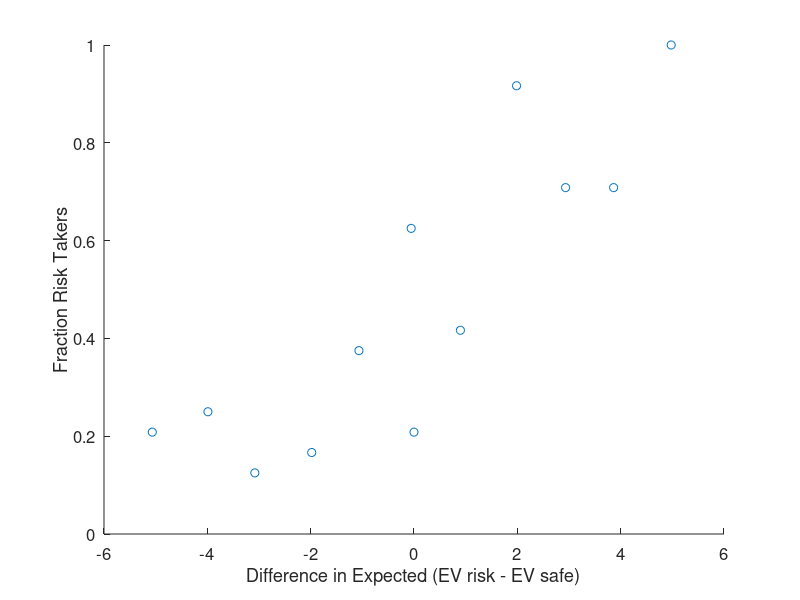

Source code (MATLAB): (Note: this script raises an error after producing the figure.)
clear
load riskyChoiceData

EVrisk = P .* V;

for i = 1:length(EVrisk)
    fraction_risk(i) = mean(rsk(:,i));
    EVsafe(i) = 10;
end

figure(1); clf; hold on;
plot(EVrisk - EVsafe, fraction_risk, 'o')
% legend('Data', 'Best fit line','Location','northwest')
xlabel('Difference in Expected (EV risk - EV safe)')
ylabel('Fraction Risk Takers')
%ylim([0, 2e-4])
set(gca, 'fontsize', 12)
saveas(figure(1),'question1_fig1_A11_fraction_given_difference_in_risk.pdf')

beta = 1;
p_choose = 1 / (1 + exp(beta * (EVrisk(1) - EVsafe(1))));

for i = 1:24
    for j = 1:12
        if rsk(i,j) == 1
            cp(i,j) = 1 / (1 + exp(beta * (EVsafe(j) - EVrisk(j))));
        else
            cp(i,j) = 1 / (1 + exp(beta * (EVrisk(j) - EVsafe(j))));
        end
    end
end

log(cp);

sum(sum(log(cp)));
beta = [0:0.01:1];
likeliehood = likeliehood_beta(beta, rsk, EVsafe, EVrisk);


figure(2); clf; hold on;
plot(beta, likeliehood)
%legend('Gamble 1 Chosen', 'Gamble 2 Chosen')
xlabel('Beta')
ylabel('Log Likeliehood')
%ylim([0, 2e-4])
set(gca, 'fontsize', 12)
saveas(figure(2),'question1_fig2_log_likeliehood_given_beta.pdf')

for i = 1:length(likeliehood)
    if likeliehood(i) == max(likeliehood)
        best_beta = beta(i);
    end
end

disp(['Maximum likeliehood is at beta = ', num2str(best_beta)])

for i = 1:21
    EV_risk(i) = i - 1;
    EV_safe(i) = 10;
end

for i = 1:length(EV_risk)
    p_risk(i) = 1 / (1 + exp(best_beta * (EV_safe(i) - EV_risk(i))));
end

figure(3); clf; hold on;
plot(EVrisk - EVsafe, fraction_risk, 'o')
plot(EV_risk - EV_safe, p_risk)
legend('Data', 'Best fit line','Location','northwest')
xlabel('Difference in Expected (EV risk - EV safe)')
ylabel('Fraction Risk Takers')
%ylim([0, 2e-4])
set(gca, 'fontsize', 12)
saveas(figure(3),'question1_fig1_A11_fraction_given_difference_in_risk_bestfit.pdf')













